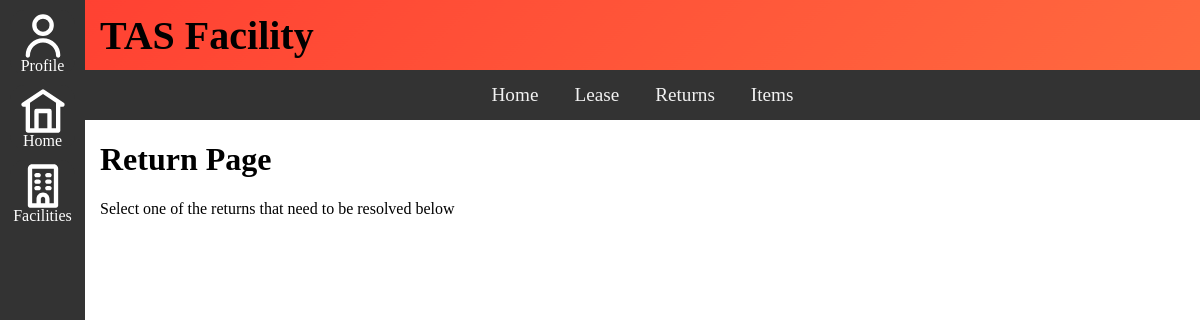
Before: /facility/TAS/returns with the older database file.
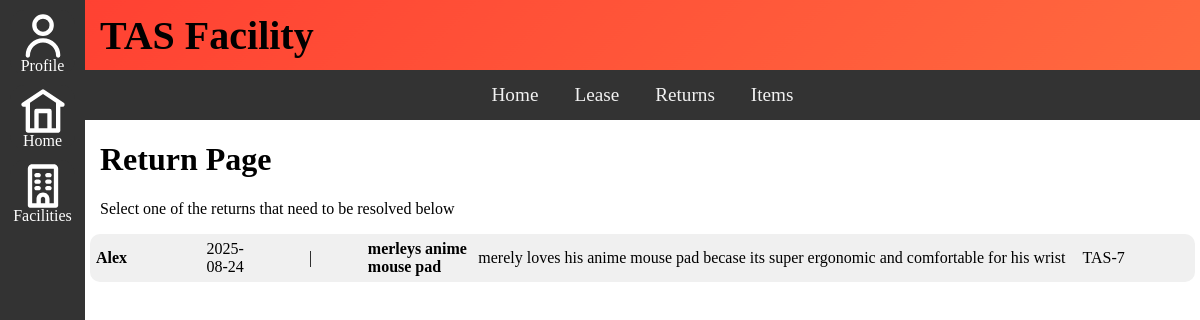
After: the same page with the newer database file.
### tables this page shows
CREATE TABLE Facilities(
facID INTEGER PRIMARY KEY AUTOINCREMENT,
facName TEXT NOT NULL
);

CREATE TABLE Lease(
leaseID INTEGER PRIMARY KEY AUTOINCREMENT,
lease_ItemID INTEGER,
lease_borrowerID INTEGER,
lease_facID INTEGER,
leaseDate TEXT NOT NULL,
leaseReturnDate TEXT NOT NULL,
leaseSigned BOOLEAN,
leaseDamaged BOOLEAN
);

CREATE TABLE Borrowers(
borrowerID INTEGER PRIMARY KEY AUTOINCREMENT,
borrowerName TEXT NOT NULL
);

CREATE TABLE Items(
itemID INTEGER PRIMARY KEY AUTOINCREMENT,
item_facID INTEGER,
itemName TEXT NOT NULL,
itemDescription TEXT NOT NULL,
itemCount INTEGER,
itemLocation TEXT NOT NULL,
itemPurchaseDate TEXT NOT NULL,
itemNotes TEXT NOT NULL
);

### main.py (the view, shortened to what this page needs)
@app.route("/facility/<facName>/returns", methods=["GET", "POST"])
def returns(facName):
    returns = DB_Acess.GetAllActiveReturns(facName)
    return render_template("return.html", facname=facName, returns=returns)

### DB_Acess.py (called while the page is built)
def GetDB():
    BASE_DIR = os.path.dirname(os.path.abspath(__file__))
    DB_PATH = os.path.join(BASE_DIR, "database", "EquipmentTracker.db")
    db = sqlite3.connect(DB_PATH)
    db.row_factory = sqlite3.Row
    return db

def GetAllActiveReturns(facName):
    db = GetDB()
    loans = db.execute("""SELECT leaseID, lease_itemID, lease_borrowerID, lease_facID, leaseDate, leaseReturnDate, leaseSigned, leaseDamaged, itemName, itemDescription, itemCount, itemLocation, itemNotes, facName, borrowerName
                        FROM Lease
                        JOIN Facilities ON Lease.lease_facID = Facilities.facID
                        JOIN Items ON lease.lease_itemID = Items.itemID
                        JOIN Borrowers ON lease.lease_borrowerID = Borrowers.borrowerID
                        WHERE facName = ? AND leaseReturnDate = ''
                        """, (facName,)).fetchall()
    db.close()
    return [dict(row) for row in loans]

### Templates/return.html (shortened to what this page needs)
{% extends "base-facility.html" %}
{% block facility_content %}
    <div class="shift_text_content">
        <h1>Return Page</h1>
        <p>Select one of the returns that need to be resolved below</p>
    </div>
    {% for return in returns %}
        <div class="listed_item" onclick="openModal(this)"
        data-id="{{ return['leaseID'] }}"
        data-borrower="{{ return['borrowerName'] }}"
        data-leasedate="{{ return['leaseDate'] }}"
        data-itemname="{{ return['itemName'] }}"
        data-itemdescription="{{ return['itemDescription'] }}"
        data-itemlocation="{{ return['itemLocation'] }}"
        data-itemfullid="{{ return['facName'] }}-{{ return['lease_ItemID'] }}"
        data-facname="{{ return['facName'] }}"
        data-itemnotes="{{ return['itemNotes'] }}">
            <table style="width:100%;">
                <tr>
                    <td style="width: 10%;"><strong>{{ return["borrowerName"] }}<strong></td>
                    <td style="width: 4.5%;">{{ return["leaseDate"] }}</td>
                    <td style="width:10%; text-align: center;">|</td>
                    <td style="width:10%;"><strong>{{ return["itemName"] }}</strong></td>
                    <td style="width:55.5%;"> {{ return["itemDescription"] }} </td>
                    <td style="width:10%;"> {{ return["facName"] }}-{{ return["lease_ItemID"] }} </td>
                </tr>
            </table>
        </div>
    {% endfor %}
{% endblock %}

### Templates/base-facility.html
{% extends "base.html" %}
{% block content %}
    <div class="banner_background">
        <h1 class='banner'>{{ facname }} Facility</h1>
    </div>
    <nav class='topbar'>
        <a href="/facility/{{ facname }}">Home</a>
        <a href="/facility/{{ facname }}/loan">Lease</a>
        <a href="/facility/{{ facname }}/returns">Returns</a>
        <a href="/facility/{{ facname }}/items">Items </a>
    </nav>
    <content class='facility_content'>
    {% block facility_content %}
    {% endblock %}
    </content>
{% endblock %}

Changed rows visible on the page:
now on this page (row unchanged): Facilities: facName "TAS"
added Lease: borrowerName "Alex", leaseDate "2025-08-24", itemName "merleys anime mouse pad", itemDescription "merely loves his anime mouse pad becase its super ergonomic and comfortable for his wrist", facName "TAS", lease_ItemID "7"
Other visible differences:
{{ facname }}: "TAS" → (not shown)
